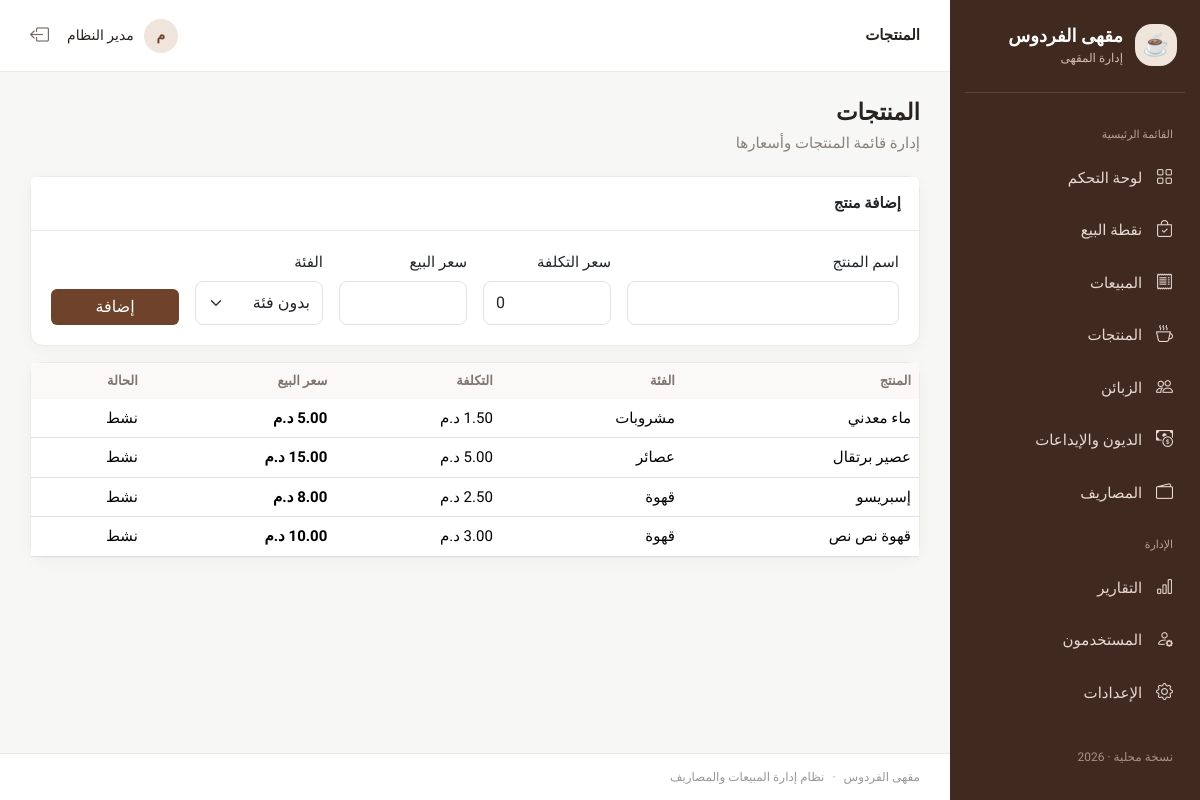
/modules/products/index.php (signed in), run on the app's committed database.
### tables this page shows
CREATE TABLE products (id INT AUTO_INCREMENT PRIMARY KEY, category_id INT NULL, name VARCHAR(150) NOT NULL, cost DECIMAL(10,2) NOT NULL DEFAULT 0, price DECIMAL(10,2) NOT NULL, active TINYINT(1) NOT NULL DEFAULT 1, created_at TIMESTAMP DEFAULT CURRENT_TIMESTAMP, FOREIGN KEY(category_id) REFERENCES categories(id) ON DELETE SET NULL);

CREATE TABLE categories (id INT AUTO_INCREMENT PRIMARY KEY, name VARCHAR(100) NOT NULL, active TINYINT(1) NOT NULL DEFAULT 1);

### core/Helper.php (called while the page is built, shortened)
<?php
class Helper
{
    public static function e($value) { return htmlspecialchars((string)$value, ENT_QUOTES, 'UTF-8'); }
    public static function money($amount) { return number_format((float)$amount, 2) . ' ' . APP_CURRENCY; }
}

### core/Auth.php (called while the page is built, shortened)
<?php
class Auth
{
    public static function user() { return isset($_SESSION['user']) ? $_SESSION['user'] : null; }
}

### modules/products/index.php (the view)
<?php
require_once dirname(__DIR__,2).'/core/bootstrap.php';Auth::requireLogin();$db=Database::getInstance()->pdo();if($_SERVER['REQUEST_METHOD']==='POST'){Csrf::verify($_POST['csrf_token']??'');if(Auth::user()['role']!=='admin'){http_response_code(403);exit('غير مسموح');}$name=trim($_POST['name']);$price=(float)$_POST['price'];$cost=(float)$_POST['cost'];$cat=(int)$_POST['category_id'];if($name!==''&&$price>=0){$db->prepare('INSERT INTO products(name,category_id,cost,price) VALUES(?,?,?,?)')->execute(array($name,$cat?:null,$cost,$price));Helper::flash('تمت إضافة المنتج.','success');}Helper::redirect('modules/products/index.php');}$categories=$db->query('SELECT * FROM categories WHERE active=1')->fetchAll();$rows=$db->query('SELECT p.*,c.name category FROM products p LEFT JOIN categories c ON c.id=p.category_id ORDER BY p.id DESC')->fetchAll();$pageTitle='المنتجات';require APP_ROOT.'/includes/header.php';?><div class="page-heading"><div><h1>المنتجات</h1><p>إدارة قائمة المنتجات وأسعارها</p></div></div><?php if(Auth::user()['role']==='admin'): ?><div class="card mb-3"><div class="card-header">إضافة منتج</div><div class="card-body"><form method="post" class="row g-3 align-items-end"><?= Helper::csrfField() ?><div class="col-md-4"><label class="form-label">اسم المنتج</label><input class="form-control" name="name" required></div><div class="col-md-2"><label class="form-label">سعر التكلفة</label><input class="form-control" name="cost" type="number" step="0.01" min="0" value="0"></div><div class="col-md-2"><label class="form-label">سعر البيع</label><input class="form-control" name="price" type="number" step="0.01" min="0" required></div><div class="col-md-2"><label class="form-label">الفئة</label><select name="category_id" class="form-select"><option value="0">بدون فئة</option><?php foreach($categories as $c): ?><option value="<?= (int)$c['id'] ?>"><?= Helper::e($c['name']) ?></option><?php endforeach; ?></select></div><div class="col-md-2"><button class="btn btn-coffee w-100">إضافة</button></div></form></div></div><?php endif; ?><div class="card"><div class="table-responsive"><table class="table mb-0"><thead><tr><th>المنتج</th><th>الفئة</th><th>التكلفة</th><th>سعر البيع</th><th>الحالة</th></tr></thead><tbody><?php foreach($rows as $r): ?><tr><td><?= Helper::e($r['name']) ?></td><td><?= Helper::e($r['category']?:'—') ?></td><td><?= Helper::money($r['cost']) ?></td><td class="fw-bold"><?= Helper::money($r['price']) ?></td><td><?= $r['active']?'نشط':'متوقف' ?></td></tr><?php endforeach; ?></tbody></table></div></div><?php require APP_ROOT.'/includes/footer.php';

### includes/header.php (shortened to what this page needs)
<?php
$pageTitle = isset($pageTitle) ? $pageTitle : APP_NAME;
$user = Auth::user();
?><!doctype html><html lang="ar" dir="rtl"><head><meta charset="utf-8"><meta name="viewport" content="width=device-width, initial-scale=1"><title><?= Helper::e($pageTitle) ?> | <?= Helper::e(APP_NAME) ?></title><link rel="preconnect" href="https://fonts.googleapis.com"><link href="https://fonts.googleapis.com/css2?family=Tajawal:wght@400;500;700;800&display=swap" rel="stylesheet"><link href="https://cdn.jsdelivr.net/npm/bootstrap@5.3.3/dist/css/bootstrap.rtl.min.css" rel="stylesheet"><link href="https://cdn.jsdelivr.net/npm/bootstrap-icons@1.11.3/font/bootstrap-icons.min.css" rel="stylesheet"><link href="<?= APP_URL ?>/assets/css/app.css" rel="stylesheet"></head><body><div class="app-shell"><aside class="sidebar"><a class="side-brand" href="<?= APP_URL ?>/modules/dashboard/index.php"><span class="brand-mark small">☕</span><span><?= Helper::e(APP_NAME) ?><small>إدارة المقهى</small></span></a><nav class="side-nav"><div class="nav-caption">القائمة الرئيسية</div><a href="<?= APP_URL ?>/modules/dashboard/index.php"><i class="bi bi-grid"></i> لوحة التحكم</a><a href="<?= APP_URL ?>/modules/sales/pos.php"><i class="bi bi-bag-check"></i> نقطة البيع</a><a href="<?= APP_URL ?>/modules/sales/index.php"><i class="bi bi-receipt"></i> المبيعات</a><a href="<?= APP_URL ?>/modules/products/index.php"><i class="bi bi-cup-hot"></i> المنتجات</a><a href="<?= APP_URL ?>/modules/customers/index.php"><i class="bi bi-people"></i> الزبائن</a><a href="<?= APP_URL ?>/modules/payments/index.php"><i class="bi bi-cash-coin"></i> الديون والإيداعات</a><a href="<?= APP_URL ?>/modules/expenses/index.php"><i class="bi bi-wallet2"></i> المصاريف</a><?php if ($user['role'] === 'admin'): ?><div class="nav-caption">الإدارة</div><a href="<?= APP_URL ?>/modules/reports/index.php"><i class="bi bi-bar-chart"></i> التقارير</a><a href="<?= APP_URL ?>/modules/users/index.php"><i class="bi bi-person-gear"></i> المستخدمون</a><a href="<?= APP_URL ?>/modules/settings/index.php"><i class="bi bi-gear"></i> الإعدادات</a><?php endif; ?></nav><div class="side-bottom"><span>نسخة محلية · <?= date('Y') ?></span></div></aside><main class="main-area"><header class="topbar"><div><button class="btn btn-sm btn-light d-lg-none" id="menuToggle"><i class="bi bi-list"></i></button><strong><?= Helper::e($pageTitle) ?></strong></div><div class="user-box"><span class="avatar"><?= Helper::e(mb_substr($user['full_name'], 0, 1, 'UTF-8')) ?></span><span><?= Helper::e($user['full_name']) ?></span><a class="logout" href="<?= APP_URL ?>/logout.php" title="خروج"><i class="bi bi-box-arrow-left"></i></a></div></header><section class="page-content"><?php $flash = Helper::takeFlash(); if ($flash): ?><div class="alert alert-<?= Helper::e($flash['type']) ?> alert-dismissible fade show"><?= Helper::e($flash['message']) ?><button class="btn-close" data-bs-dismiss="alert"></button></div><?php endif; ?>

### includes/footer.php (shortened to what this page needs)
</section>
<footer class="footer">
  مقهى الفردوس <span>·</span> نظام إدارة المبيعات والمصاريف
</footer>
</main>
</div>
</body>
</html>

### assets/css/app.css (style rules this page uses)
:root { --coffee:#6f432b;--coffee-dark:#40291f;--cream:#f8f5f1;--ink:#29231f;--muted:#8b817a;--line:#eee8e2 }
* { box-sizing:border-box }
body { margin:0;background:#f7f7f6;color:var(--ink);font-family:'Tajawal',sans-serif;font-size:15px }
.app-shell { min-height:100vh }
.sidebar { position:fixed;right:0;top:0;bottom:0;width:250px;background:var(--coffee-dark);color:#fff;padding:22px 15px;display:flex;flex-direction:column;z-index:10 }
.side-brand { display:flex;align-items:center;gap:12px;color:white;text-decoration:none;font-size:18px;font-weight:800;padding:0 8px 25px;border-bottom:1px solid #ffffff20 }
.side-brand small { display:block;color:#d2bcae;font-size:12px;font-weight:400 }
.brand-mark { width:54px;height:54px;border-radius:17px;background:#f0e5da;display:grid;place-items:center;font-size:28px;margin:0 auto 16px }
.brand-mark.small { width:42px;height:42px;font-size:22px;margin:0 }
.side-nav { padding-top:18px;display:flex;flex-direction:column;gap:5px }
.side-nav a { color:#e5d9d1;text-decoration:none;padding:11px 12px;border-radius:9px;transition:.2s }
.side-nav a i { margin-left:10px;font-size:17px }
.nav-caption { font-size:11px;color:#b8a397;padding:16px 12px 5px }
.side-bottom { margin-top:auto;color:#a99284;font-size:12px;padding:12px }
.main-area { margin-right:250px;min-height:100vh;display:flex;flex-direction:column }
.topbar { height:72px;background:#fff;border-bottom:1px solid var(--line);display:flex;align-items:center;justify-content:space-between;padding:0 30px }
.user-box { display:flex;align-items:center;gap:10px;font-size:14px }
.avatar { width:34px;height:34px;border-radius:50%;background:#efe5dc;color:var(--coffee);display:grid;place-items:center;font-weight:700 }
.logout { color:#77675e;font-size:19px;margin-right:8px }
.page-content { padding:27px 30px;flex:1 }
.footer { padding:14px 30px;color:#999;font-size:12px;border-top:1px solid var(--line);background:#fff }
.footer span { padding:0 5px }
.page-heading { display:flex;justify-content:space-between;align-items:center;margin-bottom:22px }
.page-heading h1 { font-size:23px;font-weight:800;margin:0 }
.page-heading p { color:var(--muted);margin:5px 0 0 }
.card { border:1px solid var(--line);border-radius:13px;box-shadow:0 3px 14px #3b28100a }
.card-header { background:#fff;border-bottom:1px solid var(--line);font-weight:700;padding:15px 18px }
.card-body { padding:20px }
.btn-coffee { background:var(--coffee);color:#fff;border:0 }
.table { vertical-align:middle }
.table thead th { font-size:13px;color:#80756e;background:#faf9f8;border-bottom:0 }
.form-control,.form-select { border-color:#e8e1db;border-radius:8px;padding:9px 12px }

### data on the page
products: name "ماء معدني", category.name "مشروبات", cost "1.50 د.م", price "5.00 د.م", active "نشط"
products: name "عصير برتقال", category.name "عصائر", cost "5.00 د.م", price "15.00 د.م", active "نشط"
products: name "إسبريسو", category.name "قهوة", cost "2.50 د.م", price "8.00 د.م", active "نشط"
products: name "قهوة نص نص", category.name "قهوة", cost "3.00 د.م", price "10.00 د.م", active "نشط"

### other printed values
Helper::e(APP_NAME) "مقهى الفردوس"
Helper::e($pageTitle) "المنتجات"
Helper::e(mb_substr($user['full_name'], 0, 1, 'UTF-8')) "م"
Helper::e($user['full_name']) "مدير النظام"
